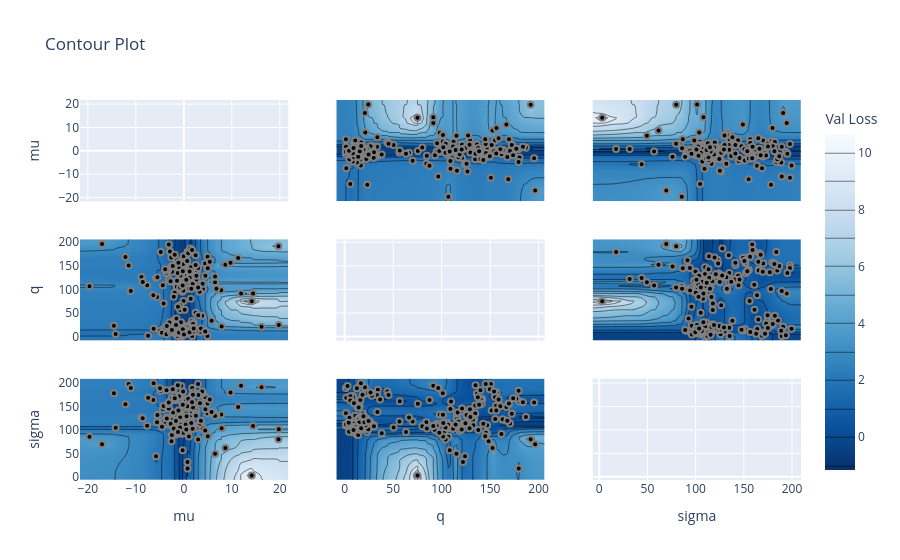

Write notebook code for a chart like this one.
### Code cell
fig = optuna.visualization.plot_contour(study, params=None, target=get_log, target_name='Val Loss')
fig

### Figure 1 — Plotly figure (JSON) as saved in the notebook; plotly's stock layout.template omitted (floating-point values rounded to 4 significant figures; data arrays with more than 128 entries replaced by an {"elided": "..."} marker saying what was removed)
{"data": [{"type": "scatter", "xaxis": "x", "yaxis": "y"}, {"colorbar": {"title": {"text": "Val Loss"}}, "colorscale": [[0, "rgb(247,251,255)"], [0.125, "rgb(222,235,247)"], [0.25, "rgb(198,219,239)"], [0.375, "rgb(158,202,225)"], [0.5, "rgb(107,174,214)"], [0.625, "rgb(66,146,198)"], [0.75, "rgb(33,113,181)"], [0.875, "rgb(8,81,156)"], [1, "rgb(8,48,107)"]], "connectgaps": true, "contours": {"coloring": "heatmap"}, "hoverinfo": "none", "line": {"smoothing": 1.3}, "reversescale": true, "showscale": true, "type": "contour", "x": {"elided": "202 float values"}, "xaxis": "x4", "y": {"elided": "202 float values"}, "yaxis": "y4", "z": {"elided": "202x202 float values"}}, {"marker": {"color": "black", "line": {"color": "Gray", "width": 2}}, "mode": "markers", "name": "Feasible Trial", "showlegend": false, "type": "scatter", "x": {"elided": "200 float values"}, "xaxis": "x4", "y": {"elided": "200 float values"}, "yaxis": "y4"}, {"colorbar": {"title": {"text": "Val Loss"}}, "colorscale": [[0, "rgb(247,251,255)"], [0.125, "rgb(222,235,247)"], [0.25, "rgb(198,219,239)"], [0.375, "rgb(158,202,225)"], [0.5, "rgb(107,174,214)"], [0.625, "rgb(66,146,198)"], [0.75, "rgb(33,113,181)"], [0.875, "rgb(8,81,156)"], [1, "rgb(8,48,107)"]], "connectgaps": true, "contours": {"coloring": "heatmap"}, "hoverinfo": "none", "line": {"smoothing": 1.3}, "reversescale": true, "showscale": false, "type": "contour", "x": {"elided": "202 float values"}, "xaxis": "x7", "y": {"elided": "202 float values"}, "yaxis": "y7", "z": {"elided": "202x202 float values"}}, {"marker": {"color": "black", "line": {"color": "Gray", "width": 2}}, "mode": "markers", "name": "Feasible Trial", "showlegend": false, "type": "scatter", "x": {"elided": "200 float values"}, "xaxis": "x7", "y": {"elided": "200 float values"}, "yaxis": "y7"}, {"colorbar": {"title": {"text": "Val Loss"}}, "colorscale": [[0, "rgb(247,251,255)"], [0.125, "rgb(222,235,247)"], [0.25, "rgb(198,219,239)"], [0.375, "rgb(158,202,225)"], [0.5, "rgb(107,174,214)"], [0.625, "rgb(66,146,198)"], [0.75, "rgb(33,113,181)"], [0.875, "rgb(8,81,156)"], [1, "rgb(8,48,107)"]], "connectgaps": true, "contours": {"coloring": "heatmap"}, "hoverinfo": "none", "line": {"smoothing": 1.3}, "reversescale": true, "showscale": false, "type": "contour", "x": {"elided": "202 float values"}, "xaxis": "x2", "y": {"elided": "202 float values"}, "yaxis": "y2", "z": {"elided": "202x202 float values"}}, {"marker": {"color": "black", "line": {"color": "Gray", "width": 2}}, "mode": "markers", "name": "Feasible Trial", "showlegend": false, "type": "scatter", "x": {"elided": "200 float values"}, "xaxis": "x2", "y": {"elided": "200 float values"}, "yaxis": "y2"}, {"type": "scatter", "xaxis": "x5", "yaxis": "y5"}, {"colorbar": {"title": {"text": "Val Loss"}}, "colorscale": [[0, "rgb(247,251,255)"], [0.125, "rgb(222,235,247)"], [0.25, "rgb(198,219,239)"], [0.375, "rgb(158,202,225)"], [0.5, "rgb(107,174,214)"], [0.625, "rgb(66,146,198)"], [0.75, "rgb(33,113,181)"], [0.875, "rgb(8,81,156)"], [1, "rgb(8,48,107)"]], "connectgaps": true, "contours": {"coloring": "heatmap"}, "hoverinfo": "none", "line": {"smoothing": 1.3}, "reversescale": true, "showscale": false, "type": "contour", "x": {"elided": "202 float values"}, "xaxis": "x8", "y": {"elided": "202 float values"}, "yaxis": "y8", "z": {"elided": "202x202 float values"}}, {"marker": {"color": "black", "line": {"color": "Gray", "width": 2}}, "mode": "markers", "name": "Feasible Trial", "showlegend": false, "type": "scatter", "x": {"elided": "200 float values"}, "xaxis": "x8", "y": {"elided": "200 float values"}, "yaxis": "y8"}, {"colorbar": {"title": {"text": "Val Loss"}}, "colorscale": [[0, "rgb(247,251,255)"], [0.125, "rgb(222,235,247)"], [0.25, "rgb(198,219,239)"], [0.375, "rgb(158,202,225)"], [0.5, "rgb(107,174,214)"], [0.625, "rgb(66,146,198)"], [0.75, "rgb(33,113,181)"], [0.875, "rgb(8,81,156)"], [1, "rgb(8,48,107)"]], "connectgaps": true, "contours": {"coloring": "heatmap"}, "hoverinfo": "none", "line": {"smoothing": 1.3}, "reversescale": true, "showscale": false, "type": "contour", "x": {"elided": "202 float values"}, "xaxis": "x3", "y": {"elided": "202 float values"}, "yaxis": "y3", "z": {"elided": "202x202 float values"}}, {"marker": {"color": "black", "line": {"color": "Gray", "width": 2}}, "mode": "markers", "name": "Feasible Trial", "showlegend": false, "type": "scatter", "x": {"elided": "200 float values"}, "xaxis": "x3", "y": {"elided": "200 float values"}, "yaxis": "y3"}, {"colorbar": {"title": {"text": "Val Loss"}}, "colorscale": [[0, "rgb(247,251,255)"], [0.125, "rgb(222,235,247)"], [0.25, "rgb(198,219,239)"], [0.375, "rgb(158,202,225)"], [0.5, "rgb(107,174,214)"], [0.625, "rgb(66,146,198)"], [0.75, "rgb(33,113,181)"], [0.875, "rgb(8,81,156)"], [1, "rgb(8,48,107)"]], "connectgaps": true, "contours": {"coloring": "heatmap"}, "hoverinfo": "none", "line": {"smoothing": 1.3}, "reversescale": true, "showscale": false, "type": "contour", "x": {"elided": "202 float values"}, "xaxis": "x6", "y": {"elided": "202 float values"}, "yaxis": "y6", "z": {"elided": "202x202 float values"}}, {"marker": {"color": "black", "line": {"color": "Gray", "width": 2}}, "mode": "markers", "name": "Feasible Trial", "showlegend": false, "type": "scatter", "x": {"elided": "200 float values"}, "xaxis": "x6", "y": {"elided": "200 float values"}, "yaxis": "y6"}, {"type": "scatter", "xaxis": "x9", "yaxis": "y9"}], "layout": {"title": {"text": "Contour Plot"}, "xaxis": {"anchor": "y", "domain": [0, 0.2889], "matches": "x7", "range": [-21.65, 21.77], "showticklabels": false}, "xaxis2": {"anchor": "y2", "domain": [0.3556, 0.6444], "matches": "x8", "range": [-8.562, 206.2], "showticklabels": false}, "xaxis3": {"anchor": "y3", "domain": [0.7111, 1], "matches": "x9", "range": [-6.835, 209.3], "showticklabels": false}, "xaxis4": {"anchor": "y4", "domain": [0, 0.2889], "matches": "x7", "range": [-21.65, 21.77], "showticklabels": false}, "xaxis5": {"anchor": "y5", "domain": [0.3556, 0.6444], "matches": "x8", "range": [-8.562, 206.2], "showticklabels": false}, "xaxis6": {"anchor": "y6", "domain": [0.7111, 1], "matches": "x9", "range": [-6.835, 209.3], "showticklabels": false}, "xaxis7": {"anchor": "y7", "domain": [0, 0.2889], "range": [-21.65, 21.77], "title": {"text": "mu"}}, "xaxis8": {"anchor": "y8", "domain": [0.3556, 0.6444], "range": [-8.562, 206.2], "title": {"text": "q"}}, "xaxis9": {"anchor": "y9", "domain": [0.7111, 1], "range": [-6.835, 209.3], "title": {"text": "sigma"}}, "yaxis": {"anchor": "x", "domain": [0.7333, 1], "range": [-21.65, 21.77], "title": {"text": "mu"}}, "yaxis2": {"anchor": "x2", "domain": [0.7333, 1], "matches": "y", "range": [-21.65, 21.77], "showticklabels": false}, "yaxis3": {"anchor": "x3", "domain": [0.7333, 1], "matches": "y", "range": [-21.65, 21.77], "showticklabels": false}, "yaxis4": {"anchor": "x4", "domain": [0.3667, 0.6333], "range": [-8.562, 206.2], "title": {"text": "q"}}, "yaxis5": {"anchor": "x5", "domain": [0.3667, 0.6333], "matches": "y4", "range": [-8.562, 206.2], "showticklabels": false}, "yaxis6": {"anchor": "x6", "domain": [0.3667, 0.6333], "matches": "y4", "range": [-8.562, 206.2], "showticklabels": false}, "yaxis7": {"anchor": "x7", "domain": [0, 0.2667], "range": [-6.835, 209.3], "title": {"text": "sigma"}}, "yaxis8": {"anchor": "x8", "domain": [0, 0.2667], "matches": "y7", "range": [-6.835, 209.3], "showticklabels": false}, "yaxis9": {"anchor": "x9", "domain": [0, 0.2667], "matches": "y7", "range": [-6.835, 209.3], "showticklabels": false}}}
